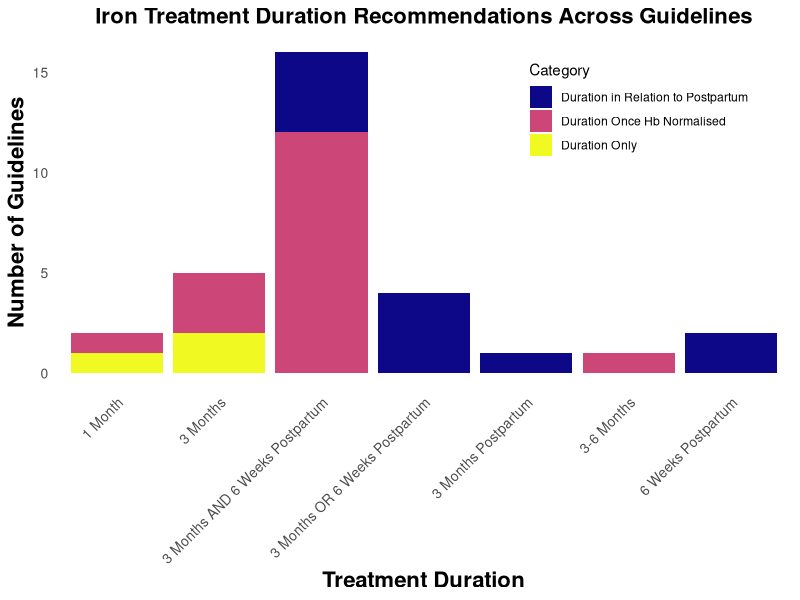

Recreate this plot in R.
# Chapter 2: Variation in Antenatal Anaemia Guidelines Across NHS Sites in the UK
# Script: figure_treatment_duration.R
# Thesis: Haynes S (2026) DPhil, University of Oxford
#
# Load necessary libraries
library(ggplot2)
library(dplyr)
library(tidyr)
library(viridis)       # Colorblind-friendly palette
library(RColorBrewer)  # Scientific color schemes

# Create dataset
treatment_data <- data.frame(
  Category = c("Duration Only", "Duration Only", 
               "Duration Once Hb Normalised", "Duration Once Hb Normalised", "Duration Once Hb Normalised", "Duration Once Hb Normalised",
               "Duration in Relation to Postpartum", "Duration in Relation to Postpartum", "Duration in Relation to Postpartum", "Duration in Relation to Postpartum"),
  Treatment_Duration = c("3 Months", "1 Month",
                         "3 Months AND 6 Weeks Postpartum", "3 Months", "3-6 Months", "1 Month",
                         "3 Months AND 6 Weeks Postpartum", "3 Months OR 6 Weeks Postpartum", "3 Months Postpartum", "6 Weeks Postpartum"),
  Guidelines = c(2, 1, 12, 3, 1, 1, 4, 4, 1, 2)
)

# CHOOSE ONE OF THE COLOR OPTIONS BELOW:

# 1️⃣ Viridis Palette (Best for colorblind users)
color_palette <- viridis::viridis(3, option = "plasma")  # Try "viridis", "magma", "inferno", "cividis"

# 2️⃣ Soft Pastel Palette (Manually chosen)
 #color_palette <- c("Duration Only" = "#F4A582",   # Soft Orange
                #"Duration Once Hb Normalised" = "#92C5DE",  # Soft Blue
                 #"Duration in Relation to Postpartum" = "#B2182B")  # Deep Red

# 3️⃣ RColorBrewer Palette (Scientific color schemes)
#color_palette <- brewer.pal(3, "Set2")  # Try "Set1", "Set2", "Pastel1", "Dark2"

# Create stacked bar chart with the chosen color palette
ggplot(treatment_data, aes(x = Treatment_Duration, y = Guidelines, fill = Category)) +
  geom_bar(stat = "identity", position = "stack") +
  scale_fill_manual(values = color_palette) +  
  labs(
    title = "Iron Treatment Duration Recommendations Across Guidelines",
    x = "Treatment Duration",
    y = "Number of Guidelines",
    fill = "Category"
  ) +
  theme_minimal() +
  theme(
    axis.text.x = element_text(angle = 45, hjust = 1),  
    plot.title = element_text(hjust = 0.5, size = 16, face = "bold"),
    legend.position = c(0.95, 0.95),        # Legend near top right
    legend.justification = c("right", "top"), # Anchor legend's top right corner
    axis.text = element_text(size = 10),  # Increase font size for axis text
    axis.title = element_text(size = 16, face = "bold"),  # Increase font size for axis labels
    panel.grid.major = element_blank(),  # Remove major gridlines
    panel.grid.minor = element_blank(),  # Remove minor gridlines
    panel.background = element_blank()   # Remove background
  )
